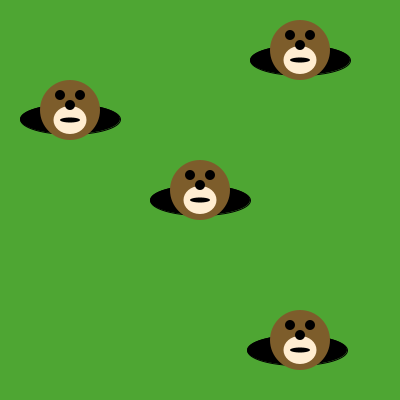
Frame 1 (no input)
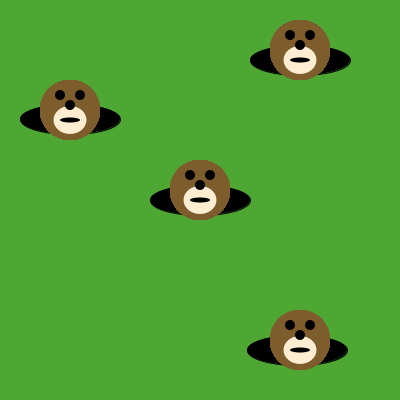
Frame 60 (the mouse pressed at the canvas centre just before this capture)
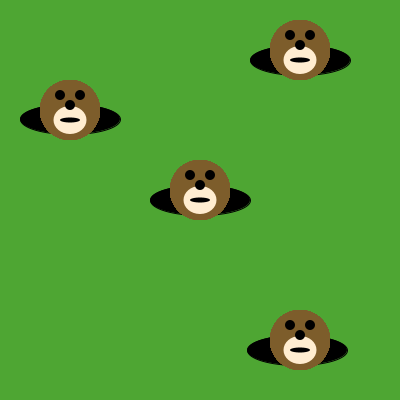
Frame 120 (the mouse held since frame 60 and released just before this capture)

The Processing sketch that drew these frames (run headless with seeded random() and noise(); from frame 60 on, the mouse is pressed at the canvas centre):

// Processing sketch: moles_in_holes
// ── moles_in_holes.pde
void draw() {
drawMole(200,190);
/* Use the method below to put moles in the holes. */
drawMole(70,110);
drawMole(300,50);
drawMole(300,340);
}

void drawMole(int moleX, int moleY) {
     noStroke();
     fill(125, 93, 43);
     ellipse(moleX, moleY, 60, 60); // face
     fill(255, 237, 209);
     ellipse(moleX, moleY+10, 33, 28); 
     fill(0, 0, 0);
     ellipse(moleX-10, moleY-15, 10, 10); // eyes
     ellipse(moleX+10, moleY-15, 10, 10);
     ellipse(moleX, moleY-5, 10, 10); // nose
     ellipse(moleX, moleY+10, 20, 5); // mouth
}

void setup() {
     size(400, 400);
     background(78, 166, 51); // green grass
     fill(0, 0, 0);
     ellipse(200, 200, 100, 30); // holes!
     ellipse(70, 119, 100, 30);
     ellipse(300, 60, 100, 30);
     ellipse(297, 350, 100, 30);
}
